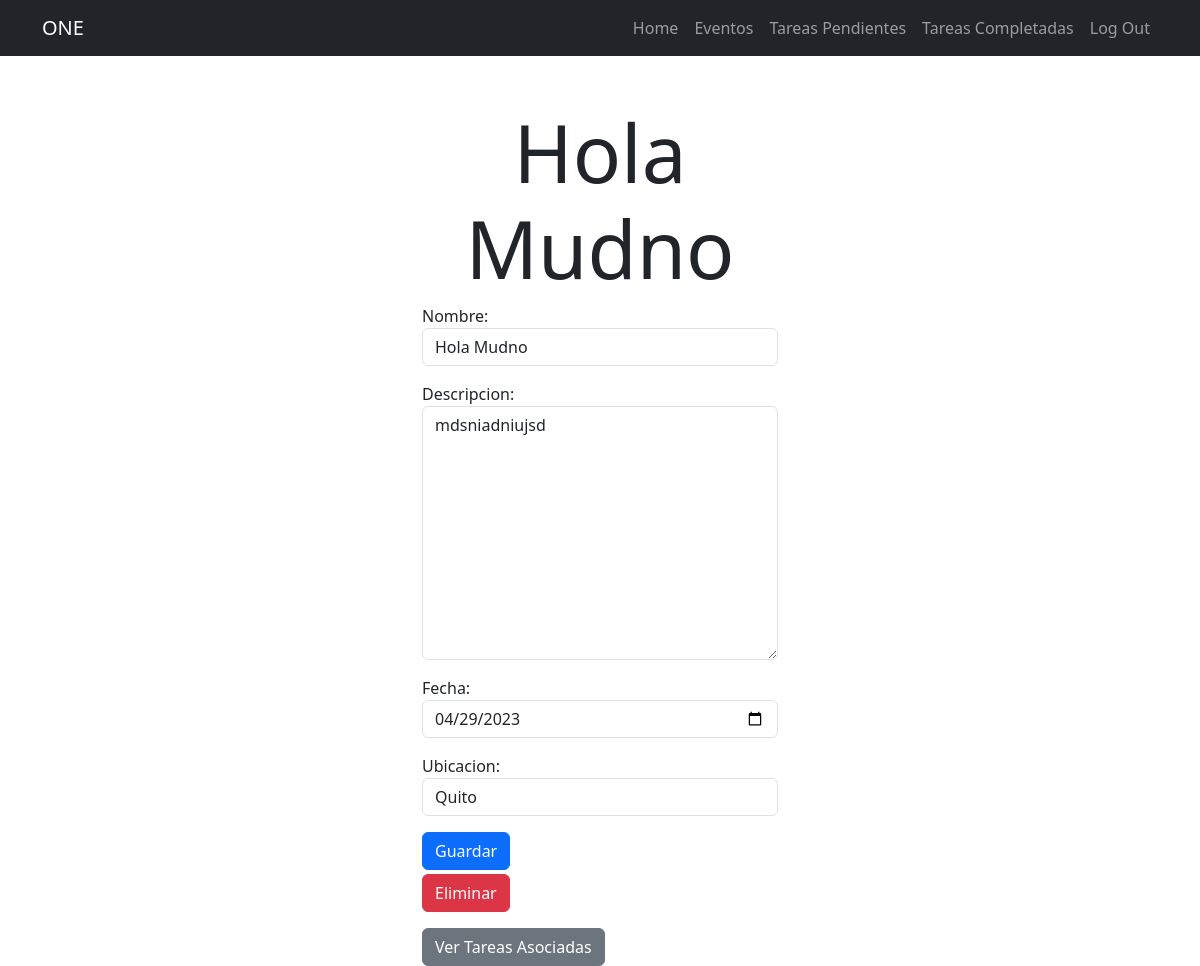
The page /eventos/4/ (signed in) on the database as committed earlier.
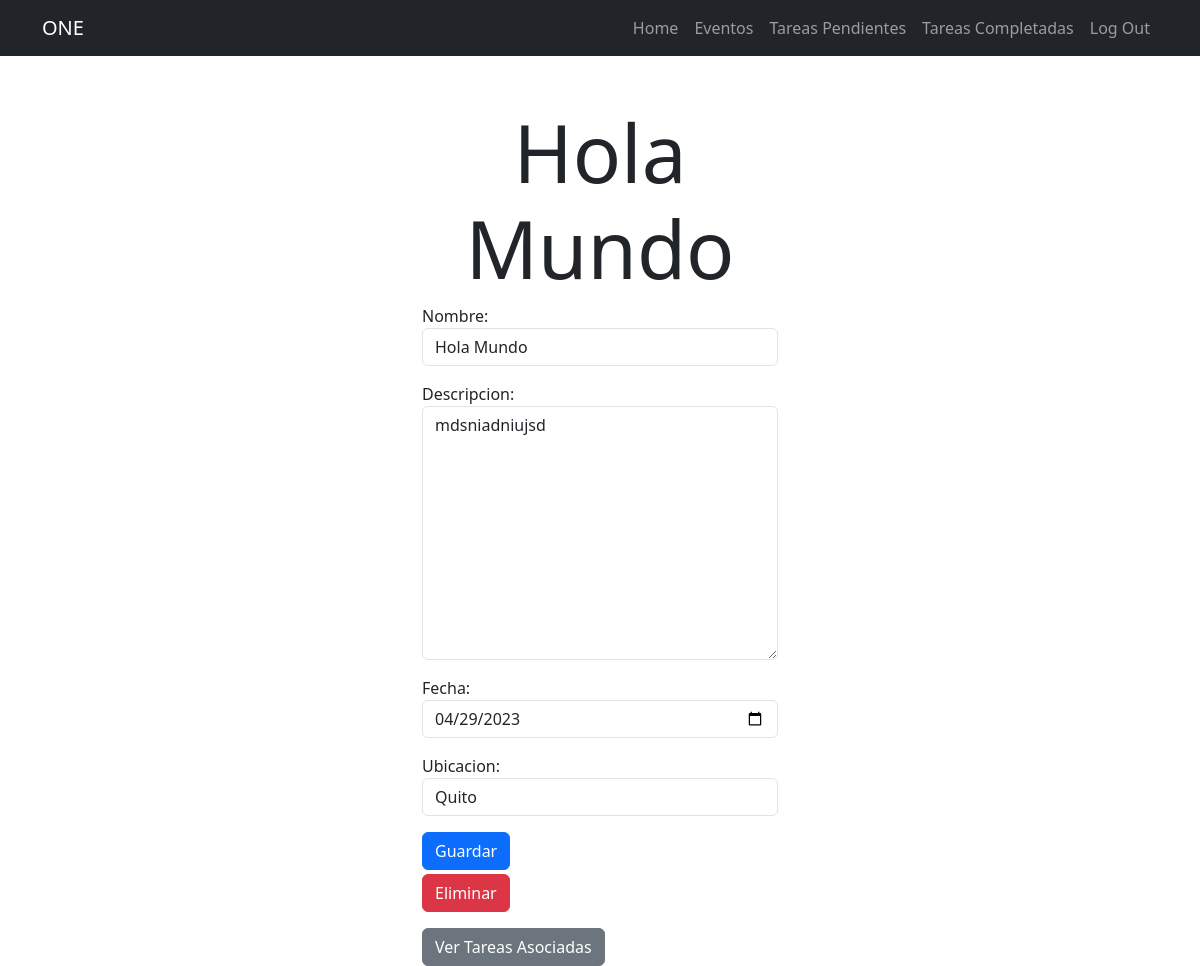
The same page on the database as committed later.
### event/models.py (models this page shows, shortened)
class Evento(models.Model):
    nombre = models.CharField(max_length=80)
    descripcion = models.TextField(blank=True)
    fechaCreacion = models.DateTimeField(auto_now_add=True)
    fecha= models.DateField(null = True, blank = True)
    ubicacion = models.CharField(max_length=200)
    user = models.ForeignKey(User, on_delete=models.CASCADE)

### event/views.py (the view, shortened to what this page needs)
# urls.py: path('eventos/<int:evento_id>/', evento_detail, name = 'evento_detail'),
@login_required
def evento_detail(request, evento_id):
    if request.method == 'GET':
        evento = get_object_or_404(Evento, pk=evento_id, user = request.user)
        form = FormularioEvento(instance=evento)
        return render(request, 'evento_detail.html', {'evento': evento, 'form': form})

### event/forms.py
class FormularioEvento(forms.ModelForm):
    fecha = forms.DateField(widget=forms.DateInput(attrs={'class': 'form-control', 'type': 'date', 'format': 'yyyy-mm-dd'}))
    class Meta:
        model = Evento
        fields = ['nombre', 'descripcion', 'fecha', 'ubicacion']
        widgets = {
            'nombre': forms.TextInput(attrs={'class': 'form-control', 'placeholder': 'Escriba un nombre para su evento'}),
            'descripcion': forms.Textarea(attrs={'class': 'form-control', 'placeholder': 'Escriba una descripcion de su evento'}),
            'ubicacion': forms.TextInput(attrs={'class': 'form-control', 'placeholder': 'Escriba la ubicacion del evento'})
        }

### event/templates/evento_detail.html (shortened to what this page needs)
{% extends 'base.html' %}
{% block content%}
<main class="container">
    <div class="row">
        <div class="col-md-4 offset-md-4">
            <h1 class="display-1 text-center mt-5">{{evento.nombre}}</h1>
            <form method="post">
                {{form.as_p}}
                <button class="btn btn-primary">Guardar</button>
            </form>
            <form action="{% url 'evento_eliminar' evento.id %}"  method="post">
                <button class="btn btn-danger mt-1">Eliminar</button>
            </form>
            {% if '/eventos-completos/' not in request.path %}
                <form action="{% url 'task_por_evento' evento.id %}"  method="POST">
                    <button class="btn btn-secondary mt-3" >Ver Tareas Asociadas</button>
                </form>
            {% endif %}
        </div>
    </div>
</main>
{% endblock %}

Rows that differ between the two databases and show on the page:
changed Evento "mdsniadniujsd": nombre "Hola Mudno" → "Hola Mundo"
